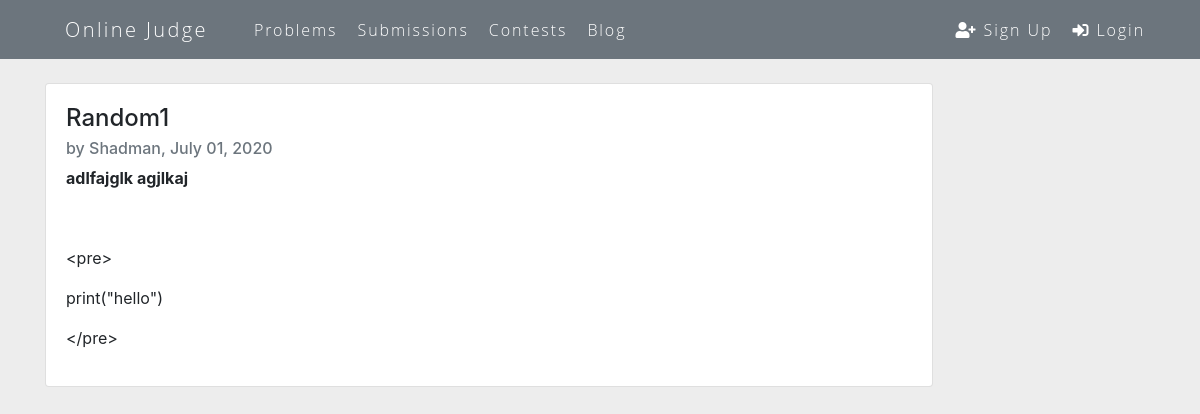
/blog/post/10/, run on the app's committed database.
### blog/models.py (models this page shows, shortened)
class Post(models.Model):
	title = models.CharField(max_length=150)
	content = RichTextField(blank=True, null=True)
	date_posted = models.DateTimeField(default=timezone.now)
	author = models.ForeignKey(User, on_delete=models.CASCADE)

### blog/views.py (the view)
# urls.py: path('post/<int:pk>/', PostDetailView.as_view(), name='post-detail'),
class PostDetailView(DetailView):
	model = Post

### blog/templates/blog/post_detail.html (shortened to what this page needs)
{% extends "base.html" %}
{% block content %}
	<div class="container">
		<div class="card" style="width: 80%;">
		  <div class="card-body">
		    <h4 class="card-title">  {{object.title }} </h4>
		    <h6 class="card-subtitle mb-2 text-muted"> by {{ object.author }}, {{ object.date_posted|date:"F d, Y"}}</h6>
		    <p class="card-text">{{ object.content|safe }}</p>
		  </div>
		</div>
	</div>
{% endblock content %}

### accounts/templates/base.html (style rules this page uses)
body { margin: 0px; padding: 0px; }

### blog/templates/blog/post_detail.html (style rules this page uses)
body { background: #ededed; }
.card { margin-bottom: 20px; }
.card-text { margin-bottom: 0px; }

### data on the page
Post: title "Random1", author "Shadman", date_posted "July 01, 2020", content "adlfajglk agjlkaj <pre> print(\"hello\") </pre>"
